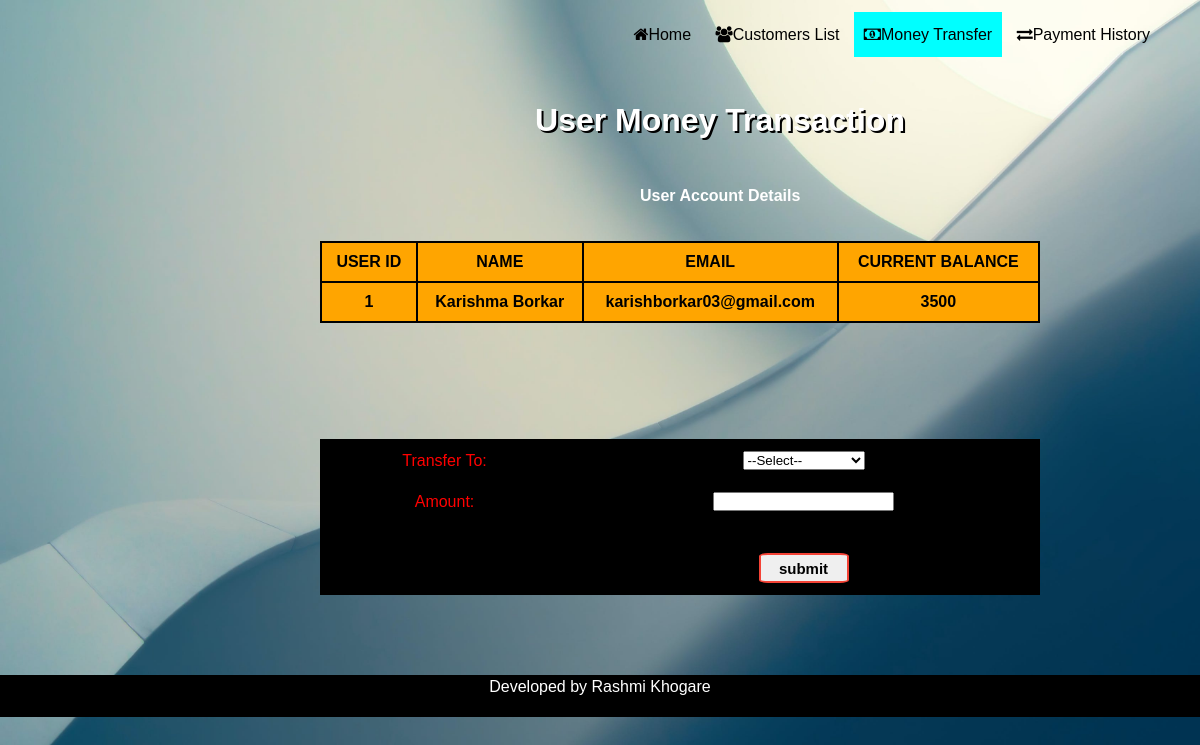
The app's page /usertransact.php?name=Karishma Borkar with its own data.
### tables this page shows
CREATE TABLE `customer` (
  `id` int(11) NOT NULL,
  `name` varchar(20) NOT NULL,
  `email` varchar(40) NOT NULL,
  `current-balance` int(11) NOT NULL
);

### usertransact.php (the view, shortened to what this page needs)
<?php
	include 'connection.php';
	if(isset($_GET['name'])){
		$Name=$_GET['name'];
	}
	$q="SELECT * From customer WHERE Name='$Name'";
	$result=mysqli_query($con,$q);
?>
<!DOCTYPE HTML>
<html lang="en">
<head>
		 <link rel="stylesheet" href="customer2.css">
		 	<link rel="stylesheet" href="https://cdnjs.cloudflare.com/ajax/libs/font-awesome/4.7.0/css/font-awesome.min.css">
	</head>
	<body>
	<div class="navbar">
  <div class="logo">
  </div>
<ul id="navlist">
  <li class="navlist"><a href="index.php"><i class='fa fa-home' aria-hidden='true'></i>Home</a></li>
   <li class="navlist"><a href="customers.php"><i class='fa fa-users' aria-hidden='true'></i>Customers List</a></li>
   <li class="navlist"><a class='active' href="transfer.php"><i class="fa fa-money" aria-hidden="true"></i>Money Transfer</a></li>
    <li class="navlist"><a href="transactionhistory.php"><i class='fa fa-exchange' aria-hidden='true'></i>Payment History</a></li>
</ul>
</div>
<div>
 <h1 class="title" style="color:white">User Money Transaction</h1>
 <h4 class="text"> User Account Details </h4>
 </div>
 <br>
 <br>
 <div>
		<table style="background-color:orange; font-weight: bold;">
           <th>USER ID</th>
           <th>NAME </th>
           <th>EMAIL</th>
		   <th>CURRENT BALANCE</th>
           <tr>
			<?php
				$row=mysqli_fetch_array($result)
			?>
			<td><?php echo  $row["id"]; ?></td>
			<td><?php echo  $row["name"]; ?></td>
			<td><?php echo  $row["email"]; ?></td>
			<td><?php echo  $row["current-balance"]; ?></td>
           </tr>
        </table>
	</div>
	<form method='post' action='successtransfer.php'>
<br><br>
	<table border="0px" style="background-color:black; color: red;">
		<tr>
		<td>Transfer To:</td>
		<td><select name="user">
			<option>--Select--</option>
            </select></td></tr>
			<tr><td>Amount:</td><td><input type="text" name="amount"></td></tr>
			<tr><td></td><td><input type="submit" class="button2" name="submit" value="submit"></td></tr>
	</table>
</form>
<footer>
  <p>Developed by Rashmi Khogare</p><br>
</footer>
</body>
</html>

### customer2.css (style rules this page uses)
* { box-sizing: border-box; margin: 0; padding: 0; }
body { font-family: "Raleway", sans-serif; height: 100vh; width: 100%; background: url("pic3.jpeg"); background-repeat: no-repeat; background-attachment: fixed; background-size: cover; }
.navbar { position: sticky; top: 0; background-color: #00000; height: 70px; line-height: 70px; z-index: 3; }
.logo { float: left; height: 100%; padding-left: 2rem; padding-top: 5px; }
#navlist { list-style-type: none; margin: 0; padding: 0; float: right; padding-right: 2.5rem; }
.navlist { height: 100%; display: inline-block; }
.navlist:last-child { border-right: none; }
.navlist a { color: black; text-align: center; padding: 14px 10px; text-decoration: none; }
.active { background-color: #00ffff; }
.title { font-size: 2em; margin-bottom: 1rem; text-shadow: 2px 2px 0px black; margin-top: 2rem; mix-blend-mode: screen; margin-left: 15rem; padding-bottom: 2rem; border-color: black; text-align:center; }
.text { color: white; margin-left: 40rem; }
table { font-family: sans-serif; border-collapse: collapse; width: 60%; margin-left: 20rem; margin-bottom: 5rem; }
td, th { border: 2px solid black; border-radius: 1px; text-align: center; padding: 10px; }
.button2 { text-align: center; margin-top: 20px; width: 6em; height: 2em; font-size: 15px; color: black background-color:white; font-weight: bold; border-radius: 10%; display: inline-block; border: 2px solid #f44336; }
footer { text-align:center; padding: 3px; background-color: black; color: white; position: relative; width: 100%; bottom: 0; }

### records on screen
customer: id "1", name "Karishma Borkar", email "karishborkar03@gmail.com", value "3500"
